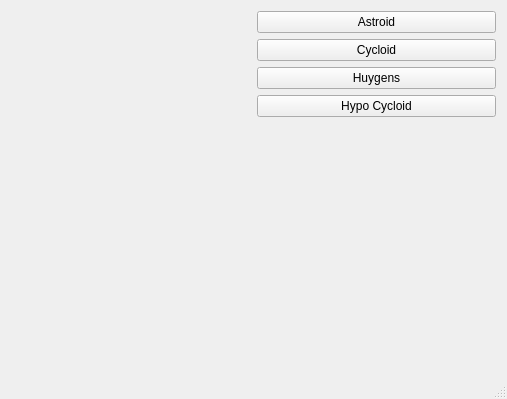
<?xml version="1.0" encoding="UTF-8"?>
<ui version="4.0">
 <class>MainWindow</class>
 <widget class="QMainWindow" name="MainWindow">
  <property name="geometry">
   <rect>
    <x>0</x>
    <y>0</y>
    <width>507</width>
    <height>399</height>
   </rect>
  </property>
  <property name="windowTitle">
   <string>MainWindow</string>
  </property>
  <widget class="QWidget" name="centralWidget">
   <layout class="QGridLayout" name="gridLayout">
    <item row="0" column="0">
     <layout class="QHBoxLayout" name="horizontalLayout">
      <item>
       <widget class="RenderArea" name="renderArea" native="true"/>
      </item>
      <item>
       <layout class="QVBoxLayout" name="verticalLayout">
        <item>
         <widget class="QPushButton" name="btnAstroid">
          <property name="text">
           <string>Astroid</string>
          </property>
         </widget>
        </item>
        <item>
         <widget class="QPushButton" name="btnCycloid">
          <property name="text">
           <string>Cycloid</string>
          </property>
         </widget>
        </item>
        <item>
         <widget class="QPushButton" name="btnHuygens">
          <property name="text">
           <string>Huygens</string>
          </property>
         </widget>
        </item>
        <item>
         <widget class="QPushButton" name="btnHypo">
          <property name="text">
           <string>Hypo Cycloid</string>
          </property>
         </widget>
        </item>
        <item>
         <spacer name="verticalSpacer">
          <property name="orientation">
           <enum>Qt::Vertical</enum>
          </property>
          <property name="sizeHint" stdset="0">
           <size>
            <width>20</width>
            <height>40</height>
           </size>
          </property>
         </spacer>
        </item>
       </layout>
      </item>
     </layout>
    </item>
   </layout>
  </widget>
  <widget class="QStatusBar" name="statusBar"/>
 </widget>
 <layoutdefault spacing="6" margin="11"/>
 <customwidgets>
  <customwidget>
   <class>RenderArea</class>
   <extends>QWidget</extends>
   <header>renderarea.h</header>
   <container>1</container>
  </customwidget>
 </customwidgets>
 <resources/>
 <connections/>
</ui>
